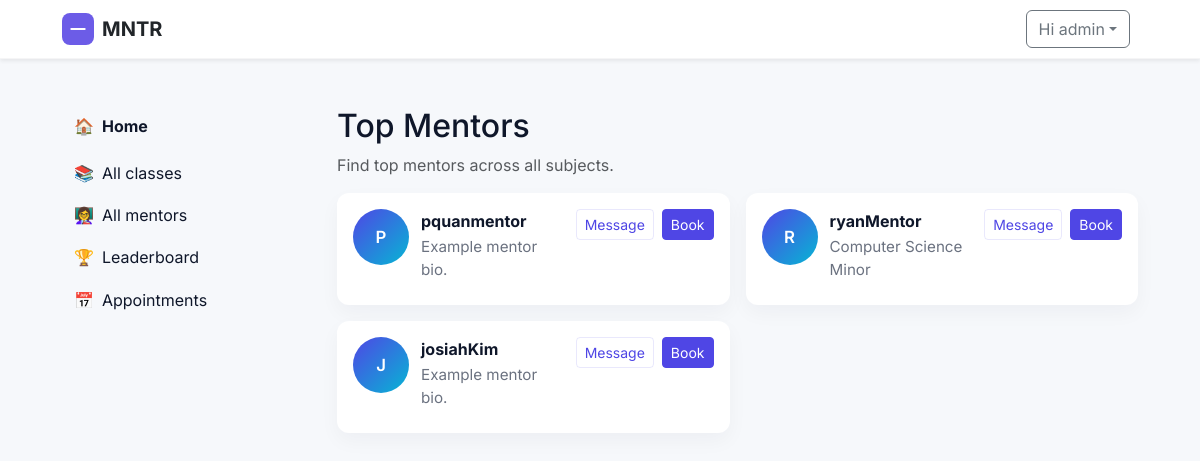
The page /top-mentors/ (signed in) on the database its author committed.
### accounts/models.py (models this page shows, shortened)
class Mentor(models.Model):
    user = models.OneToOneField(User, on_delete=models.CASCADE, related_name='mentor_profile')
    bio = models.TextField(blank=True)
    subjects = models.CharField(max_length=300, blank=True)
    class_codes = models.CharField(max_length=300, blank=True, default="")
    approved = models.BooleanField(default=False)
    rating = models.DecimalField(max_digits=3, decimal_places=2, null=True, blank=True)
    avatar = models.ImageField(upload_to='mentor_avatars/', null=True, blank=True)
    created_at = models.DateTimeField(auto_now_add=True)

### accounts/views.py (the view)
# urls.py: path('top-mentors/', views.top_mentors, name='top_mentors'),
def top_mentors(request):
    mentors = Mentor.objects.filter(approved=True)[:12]
    return render(request, 'top_mentors.html', {'mentors': mentors})

### templates/top_mentors.html
{% extends 'base.html' %}
{% block content %}
  <div class="mt-4">
    <h2>Top Mentors</h2>
    <p class="text-muted">Find top mentors across all subjects.</p>
    <div class="mentor-grid mt-3">
      {% for mentor in mentors %}
        <div class="mentor-card">
          <div class="mentor-avatar">{{ mentor.user.username|slice:":1"|upper }}</div>
          <div class="mentor-meta">
            <div class="mentor-name">{{ mentor.user.username }}</div>
            <div class="mentor-bio">{{ mentor.bio|default:"Example mentor bio." }}</div>
          </div>
          <div class="mentor-actions">
            <a class="btn btn-outline-primary btn-sm" href="#">Message</a>
            <a class="btn btn-primary btn-sm" href="#">Book</a>
          </div>
        </div>
      {% endfor %}
    </div>
  </div>
{% endblock %}

### templates/base.html (shortened to what this page needs)
<!doctype html>
<html lang="en">
  <head>
    <link href="https://cdn.jsdelivr.net/npm/bootstrap@5.3.2/dist/css/bootstrap.min.css" rel="stylesheet">
    {% load static %}
    <link rel="stylesheet" href="{% static 'style.css' %}">
  </head>
  <body>
    <nav class="navbar navbar-expand-lg navbar-light bg-white shadow-sm">
      <div class="container">
        <a class="navbar-brand d-flex align-items-center gap-2" href="/">
          <svg width="32" height="32" viewBox="0 0 24 24" fill="none" xmlns="http://www.w3.org/2000/svg" aria-hidden="true">
            <rect width="24" height="24" rx="6" fill="#6C5CE7" />
            <path d="M7 12h10" stroke="white" stroke-width="1.5" stroke-linecap="round" stroke-linejoin="round" />
          </svg>
          <span class="fw-bold text-dark">MNTR</span>
        </a>
        <div class="collapse navbar-collapse" id="mainNav">
          <ul class="navbar-nav ms-auto align-items-center">
            {% if user.is_authenticated %}
              <li class="nav-item dropdown">
                <button class="btn btn-outline-secondary dropdown-toggle me-2" id="userMenuButton" data-bs-toggle="dropdown" aria-expanded="false">Hi {{ user.username }}</button>
              </li>
            {% else %}
              <li class="nav-item"><a class="nav-link" href="{% url 'login' %}">Login</a></li>
              <li class="nav-item ms-2"><a class="btn btn-primary" href="{% url 'register' %}">Get started</a></li>
            {% endif %}
          </ul>
        </div>
      </div>
    </nav>
    <div class="container mt-4">
      <div class="row">
        <aside class="col-md-3 d-none d-md-block">
          <nav class="sidebar sticky-top pt-4">
            <ul class="nav flex-column">
              <li class="nav-item mb-2">
                <a class="nav-link fw-bold d-flex align-items-center gap-2" href="{% url 'home' %}"><span class="sidebar-icon">🏠</span><span class="sidebar-text">Home</span></a>
              </li>
              <li class="nav-item mb-1">
                <a class="nav-link d-flex align-items-center gap-2" href="{% url 'top_classes' %}"><span class="sidebar-icon">📚</span><span class="sidebar-text">All classes</span></a>
              </li>
              <li class="nav-item mb-1"><a class="nav-link d-flex align-items-center gap-2" href="{% url 'top_mentors' %}"><span class="sidebar-icon">👩‍🏫</span><span class="sidebar-text">All mentors</span></a></li>
              <li class="nav-item mb-1"><a class="nav-link d-flex align-items-center gap-2" href="{% url 'leaderboard' %}"><span class="sidebar-icon">🏆</span><span class="sidebar-text">Leaderboard</span></a></li>
              <li class="nav-item mb-1"><a class="nav-link d-flex align-items-center gap-2" href="{% url 'appointments' %}"><span class="sidebar-icon">📅</span><span class="sidebar-text">Appointments</span></a></li>
            </ul>
          </nav>
        </aside>
        <main class="col-md-9">
      {% block content %}{% endblock %}
        </main>
      </div>
    </div>
  </body>
</html>

### static/style.css (style rules this page uses)
:root { --color-bg: #f6f8fb; --color-surface: #ffffff; --color-muted: #6b7280; --color-primary: #4F46E5; --color-primary-700: #3730A3; --color-accent: #06B6D4; --color-success: #10B981; --color-danger: #ef4444; --color-focus: rgba(79,70,229,0.18); --radius-lg: 12px; --shadow-sm: 0 8px 28px rgba(15,23,42,0.06); --container-width: 1100px; }
body { font-family: Inter, system-ui, -apple-system, "Segoe UI", Roboto, "Helvetica Neue", Arial; color: #0f172a; background: var(--color-bg); }
.container { max-width: var(--container-width); }
.navbar-brand svg { display: inline-block; }
.navbar { background: var(--color-surface); border-bottom: 1px solid rgba(15,23,42,0.04); }
.btn-primary { background: var(--color-primary); border-color: var(--color-primary); color: #fff; }
.btn-outline-primary { color: var(--color-primary); border-color: rgba(79,70,229,0.12); }
a { color: var(--color-primary); }
.mentor-grid { display: grid; grid-template-columns: repeat(auto-fill, minmax(260px, 1fr)); gap: 1rem; }
.mentor-card { background: var(--color-surface); border-radius: .75rem; padding: 1rem; box-shadow: 0 8px 20px rgba(15,23,42,0.04); display:flex; gap: .75rem; align-items:flex-start; }
.mentor-avatar { width:56px; height:56px; border-radius:999px; background: linear-gradient(135deg, var(--color-primary), var(--color-accent)); color:#fff; display:flex; align-items:center; justify-content:center; font-weight:600; font-size:1.05rem; }
.mentor-meta { flex:1; }
.mentor-name { font-weight:700; margin-bottom: .15rem; }
.mentor-bio { color: var(--color-muted); font-size: .95rem; margin-bottom: .5rem; }
.mentor-actions { display:flex; gap:.5rem; align-items:center; }
.sidebar { padding: 0.5rem 0.75rem; background: transparent; }
.sidebar .nav-link { color: #0f172a; padding: .45rem 0; }

### rows shown on the page
Mentor: user.username "P", user.username "pquanmentor", bio "Example mentor bio."
Mentor: user.username "R", user.username "ryanMentor", bio "Computer Science Minor"
Mentor: user.username "J", user.username "josiahKim", bio "Example mentor bio."

### other values the page prints
{{ user.username }} "admin"
